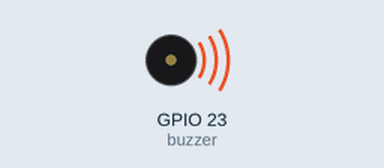
Recording of a program running on a simulated Raspberry Pi (BCM pin numbers). Shown: buzzer (waves = sounding, pin HIGH). What the program prints to the terminal is not drawn.

Above: at 0.2 s.
Timing chart, 0 to 3.0 s (numbered marks = the images above):
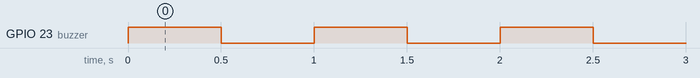

The program:

trytest.py
```python
import RPi.GPIO as GPIO
from time import sleep
from subprocess import call
from gpiozero import Button
from gpiozero import LED
from signal import pause

GPIO.setwarnings(False)
#Select GPIO mode
GPIO.setmode(GPIO.BCM)
#Set buzzer - pin 23 as output
buzzer=(23)
GPIO.setup(buzzer,GPIO.OUT)
#Run forever loop
while True:
    GPIO.output(buzzer,GPIO.HIGH)
    print ("Beep")
    sleep(0.5) # Delay in seconds
    GPIO.output(buzzer,GPIO.LOW)
    print ("No Beep")
    sleep(0.5)
led = LED(17)

while True:
    led.on()
    sleep(0.5)
    led.off()
    sleep(1)

led = LED(17)
button = Button(2)

button.when_pressed = led.on
button.when_released = led.off

pause()

button = Button(2)

def print_thing():
    print ("button pressed")

button.when_pressed = print_thing
```

Measured:
- by itself, GPIO 23 (buzzer): alternates HIGH for 0.50 s and LOW for 0.50 s
